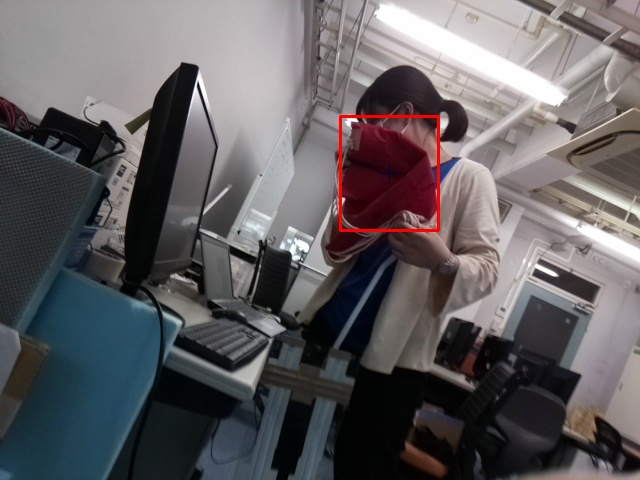
#> input picture EtoE test/100image.jpg, 640 x 480 px, given in place of the camera
$ python main.py
#> lines starting #> are read from the running program, lines starting #| are printed output that depends on the picture
### testcode/Camera/cansat.py
import cv2
#import numpy as np
import sys
import os
import datetime
import constant as ct
import camera

class Cansat(object):

    def __init__(self):
        self.countAreaLoopEnd=0 # 終了判定用
        self.countAreaLoopStart=0 # 開始判定用
        self.countAreaLoopLose=0 # 見失い判定用
        self.countDistanceLoopStart=0
        self.countDistanceLoopEnd=0

        self.following=0 # state1の中で、カメラによる検知中か追従中かを区別、どちらもカメラを回しながら行いたいため

        self.camera=camera.Camera()
        self.timestep = 0

        date = datetime.datetime.now()
        self.filename = '{0:%Y%m%d}'.format(date)
        path = "./TestResult/" + self.filename
        os.makedirs(path, exist_ok=True)


    def setup(self):
        #self.camera.setupCamera()#ガンマ補正のためのセットアップ
        pass

    def run(self):
        self.timestep += 1
        _, frame = self.capture.read() # 動画の読み込み
        # frame=cv2.resize(frame, (640,480)) # プレビューサイズ（いじらなくてよい）
        frame=cv2.rotate(frame,cv2.ROTATE_180)

        """
        #以下でガンマ補正
        gray=cv2.cvtColor(frame, cv2.COLOR_BGR2GRAY)
        mean, stddev=cv2.meanStdDev(gray)
        if stddev>ct.const.BLACKLIGHT_SD_UP or stddev<ct.const.BLACKLIGHT_SD_DOWN:
            frame=cv2.LUT(frame,self.camera.gamma_cvt)
        """

        # 矩形の情報作成
        rects = self.camera.find_rect_of_target_color(frame)

        # 一定間隔で状況を撮影
        if self.timestep%10==0:
            imName='./TestResult/'+self.filename+'/'+ str(self.timestep)+'.jpg'
            cv2.imwrite(imName,frame)

        if len(rects) > 0:
            rect = max(rects, key=(lambda x: x[2] * x[3]))  # 最大の矩形を探索

             #各パラメータの計算
            self.camera.find_center_of_gravity(rect) # 重心の計算
            self.camera.find_angle(self.camera.cgx) # 角度の計算、絶対値
            self.camera.find_direction(self.camera.cgx) # 進む方向
            self.camera.find_area(rect) # 矩形の面積算出

            # [13 lines of commented-out code are left out]

            print("Timestep:" + str(self.timestep))
            if self.camera.direct==0:
                print("right motor:"+ str(100) + "|" + "left motor:"+ str(100))

            if self.camera.direct==1:
                print("right motor:"+ str(100) + "|" + "left motor:"+ str(round(100*(1-self.camera.angle/62.2))))

            if self.camera.direct== -1:
                print("right motor:"+ str(round(100*(1-self.camera.angle/62.2))) + "|" + "left motor:"+ str(100))


            cv2.rectangle(frame, tuple(rect[0:2]), tuple(rect[0:2] + rect[2:4]), (0, 0, 255), thickness=2) # フレームを生成
            cv2.drawMarker(frame,(self.camera.cgx,self.camera.cgy),(60,0,0))
            # print (13500//rect[3]) # 距離の概算出力


        #frame=cv2.flip(frame,0)#上下反転
        #frame=cv2.rotate(frame,cv2.ROTATE_180)

        cv2.imshow('red', frame)
        cv2.waitKey(1)

### testcode/Camera/camera.py
import cv2
import numpy as np

import constant as ct

class Camera(object):

    def __init__(self):
        self.cgx=0
        self.cgy=0
        self.cgxs=0.0
        self.cgys=0.0
        self.angle=0.0
        self.direct=0
        self.area=0.0
        self.gamma_cvt=np.zeros((256,1),dtype='uint8')

    #ガンマ補正用関数
    def setupCamera(self):
        for i in range(256):
            self.gamma_cvt[i][0]=255*(float(i)/255)**(1.0/ct.const.GAMMA)

    def find_rect_of_target_color(self,image):
      hsv = cv2.cvtColor(image, cv2.COLOR_BGR2HSV_FULL)
      h = hsv[:, :, 0] # 色相(Hue)
      s = hsv[:, :, 1] #彩度(Saturation)
      mask = np.zeros(h.shape, dtype=np.uint8) # 赤いところを示すマスクデータ作成
      #以下でガンマ補正
      gray=cv2.cvtColor(image, cv2.COLOR_BGR2GRAY)
      mean, stddev=cv2.meanStdDev(gray)
      if stddev>70 or stddev<30:
          print('逆光検知')
          mask[((h < 7) | (h > 230)) & (s > 85)] = 255
      else:
          mask[((h < 7) | (h > 230)) & (s > 85)] = 255
      # mask[((h < 20) | (h > 200)) & (s > 64)] = 255
      contours, _ = cv2.findContours(mask, cv2.RETR_TREE, cv2.CHAIN_APPROX_SIMPLE) # 輪郭を作成
      rects = []
      for contour in contours: # 内包する凸形状を作り、矩形を計算
        approx = cv2.convexHull(contour)
        rect = cv2.boundingRect(approx)
        rects.append(np.array(rect))
      return rects

    def find_center_of_gravity(self,data):
        self.cgx=data[0]+data[2]//2
        self.cgy=data[1]+data[3]//2

    def find_direction(self,x_coordinate):
        angle=(x_coordinate-320)*31.1/320
        if angle>10:
            self.direct=1 # 右
        elif angle<-10:
            self.direct=-1 # 左
        else:
            self.direct=0# 直進

    def find_angle(self,x_coordinate):
        self.angle=abs(x_coordinate-320)*31.1/320

    def find_area(self,data):
        self.area=data[2]*data[3]

### EtoEtest_1/const.py
class _const(object):
    class ConstError(TypeError):
        pass

    def __setattr__(self,name,value):
        if name in self.__dict__:
            raise self.ConstError("Can't rebind const (%s)" % name)
        self.__dict__[name] = value

import sys
sys.modules[__name__] = _const()

### testcode/Camera/main.py
import cansat
import cv2
from time import sleep

can=cansat.Cansat()
can.setup()

try:
    can.capture = cv2.VideoCapture(0)
    #while cv2.waitKey(1) < 0:
    while True:
        can.run()
        sleep(0.1)
except KeyboardInterrupt:
    print('finished')
    pass

$ run again, on EtoE test/120image.jpg
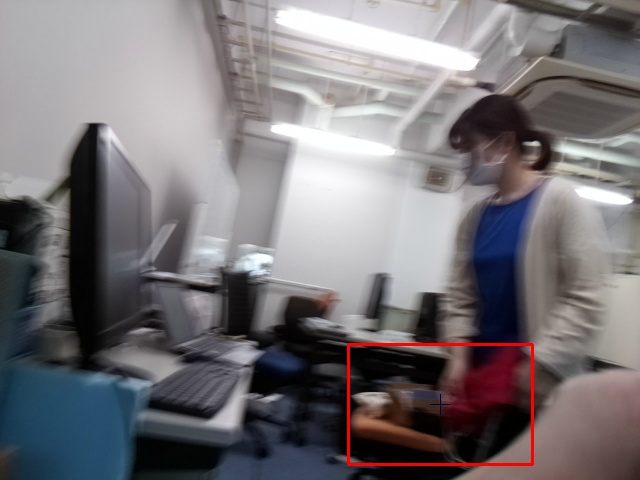
#> input picture EtoE test/120image.jpg, 640 x 480 px, given in place of the camera

$ run again, on EtoE test/140image.jpg
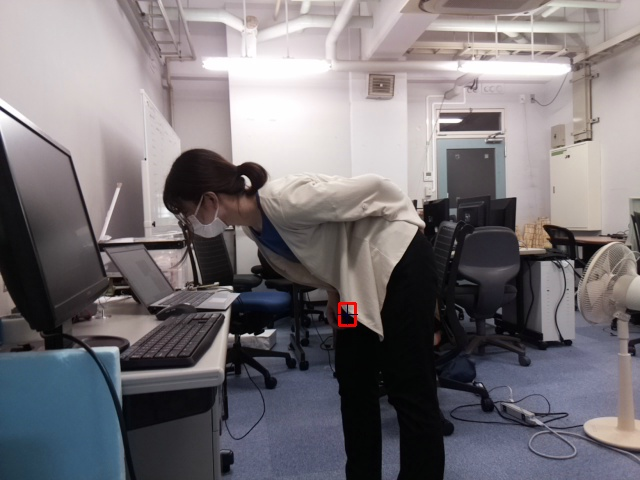
#> input picture EtoE test/140image.jpg, 640 x 480 px, given in place of the camera

$ run again, on EtoE test/20image.jpg
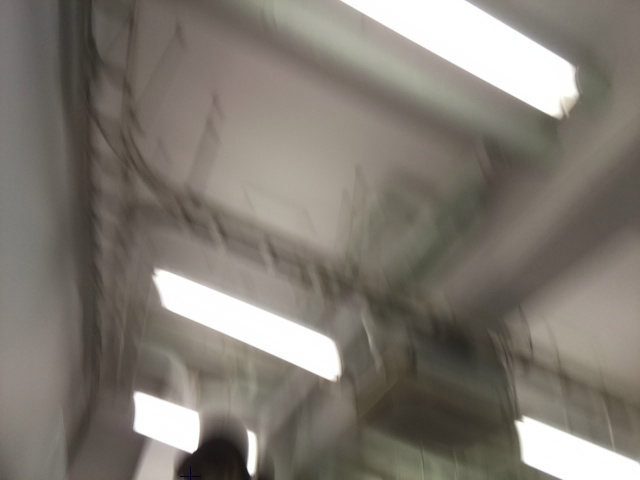
#> input picture EtoE test/20image.jpg, 640 x 480 px, given in place of the camera
